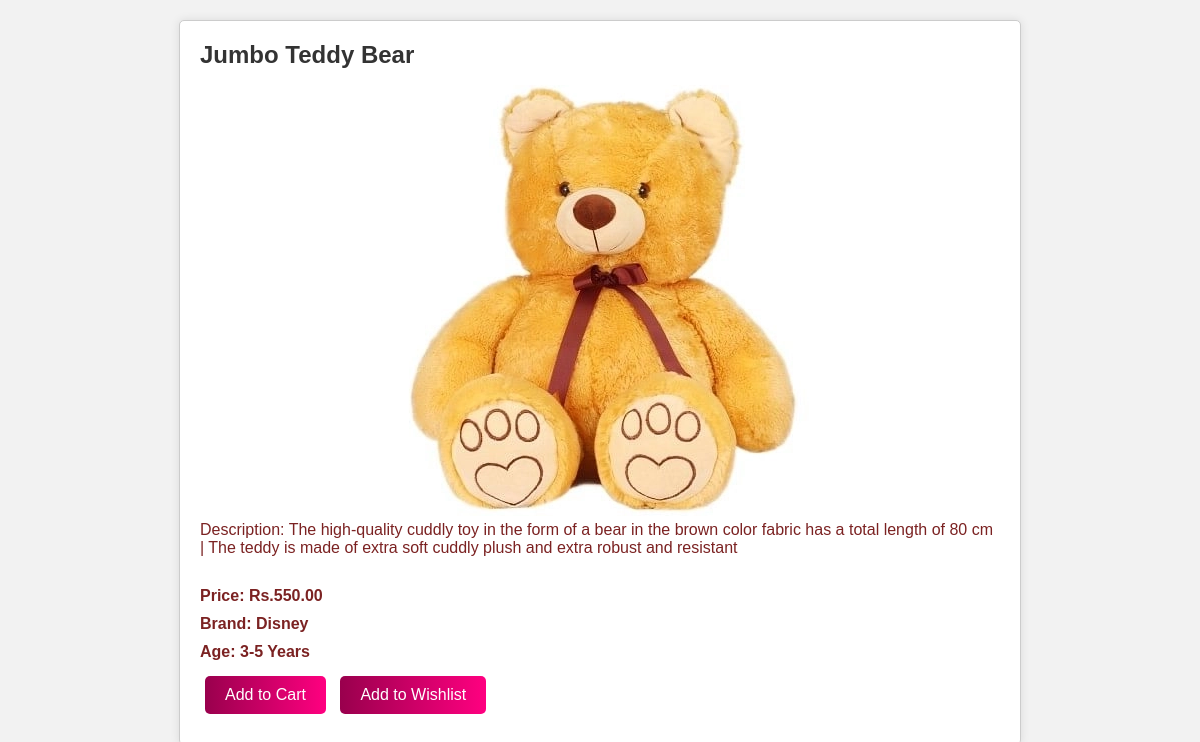
/product/1/, run on the app's committed database.
### toyapp/models.py (models this page shows, shortened)
class Product(models.Model):
    id = models.AutoField(primary_key=True)
    name = models.CharField(max_length=255)
    description = models.TextField()
    category = models.ForeignKey(Category, on_delete=models.CASCADE)
    sub_category = models.ForeignKey(Subcategory, on_delete=models.CASCADE)
    brand = models.ForeignKey(Brand, on_delete=models.CASCADE)
    age = models.ForeignKey(Age, on_delete=models.CASCADE)
    material = models.CharField(max_length=255)
    price = models.DecimalField(max_digits=10, decimal_places=2)
    quantity = models.PositiveIntegerField(default=1)
    gender = models.CharField(max_length=20)
    seller = models.ForeignKey(CustomUser, on_delete=models.CASCADE)
    status = models.CharField(max_length=20, choices=[('Available', 'Available'), ('Not Available', 'Not Available')])
    product_image = models.ImageField(upload_to='products/')

class Brand(models.Model):
    id = models.AutoField(primary_key=True)
    name = models.CharField(max_length=255)
    def __str__(self):
        return self.name

class Age(models.Model):
    id = models.AutoField(primary_key=True)
    age_range = models.CharField(max_length=20)
    def __str__(self):
        return self.age_range

### toyapp/views.py (the view)
# urls.py: path('product/<int:product_id>/', views.product_details, name='product_details'),
def product_details(request, product_id):
    product = get_object_or_404(Product, id=product_id)
    if request.method == 'POST':
        popup_message = "Product added to cart successfully."  # You can customize this message
        return render(request, 'product_details.html', {'product': product, 'popup_message': popup_message})
    return render(request, 'product_details.html', {'product': product})

### templates/product_details.html (shortened to what this page needs)
{% load static %}
<!DOCTYPE html>
<html lang="en">
<head>
</head>
<body>
    <div class="product-detail">
        <h2>{{ product.name }}</h2>
        <img src="{{ product.product_image.url }}" alt="{{ product.name }}">
        <p>Description: {{ product.description }}</p>
        <div class="product-info">
            <p>Price: Rs.{{ product.price }}</p>
            <p>Brand: {{ product.brand }}</p>
            <p>Age: {{ product.age }}</p>
        </div>
        <a href="{% url 'add_to_cart' product.id %}">Add to Cart</a>
        <a href="{% url 'add_to_wishlist' product.id %}">Add to Wishlist</a>
    </div>
</body>
</html>

### templates/product_details.html (style rules this page uses)
body { font-family: Arial, sans-serif; background-color: #f2f2f2; margin: 0; padding: 0; }
.product-detail { max-width: 800px; margin: 20px auto; background-color: #fff; border: 1px solid #ccc; border-radius: 5px; padding: 20px; box-shadow: 0px 0px 10px rgba(0, 0, 0, 0.1); }
h2 { font-size: 24px; margin: 0; padding: 0; color: #333; }
img { max-width: 100%; height: auto; display: block; margin: 0 auto; }
p { font-size: 16px; margin: 0; padding: 5px 0; color: #7b2222; }
.product-info { margin-top: 20px; }
.product-info p { font-weight: bold; }
a { display: inline-block; background-color: #dbcd34; color: #fff; text-decoration: none; padding: 10px 20px; border-radius: 5px; margin: 10px 5px; transition: background-color 0.2s; background: linear-gradient(to right, #99004d 0%, #ff0080 100%); }

### data on the page
Product: name "Jumbo Teddy Bear", product_image (picture), description "The high-quality cuddly toy in the form of a bear in the brown color fabric has a total length of 80 cm | The teddy is made of extra soft cuddly plush and extra robust and resistant", price "550.00", brand "Disney", age "3-5 Years"
